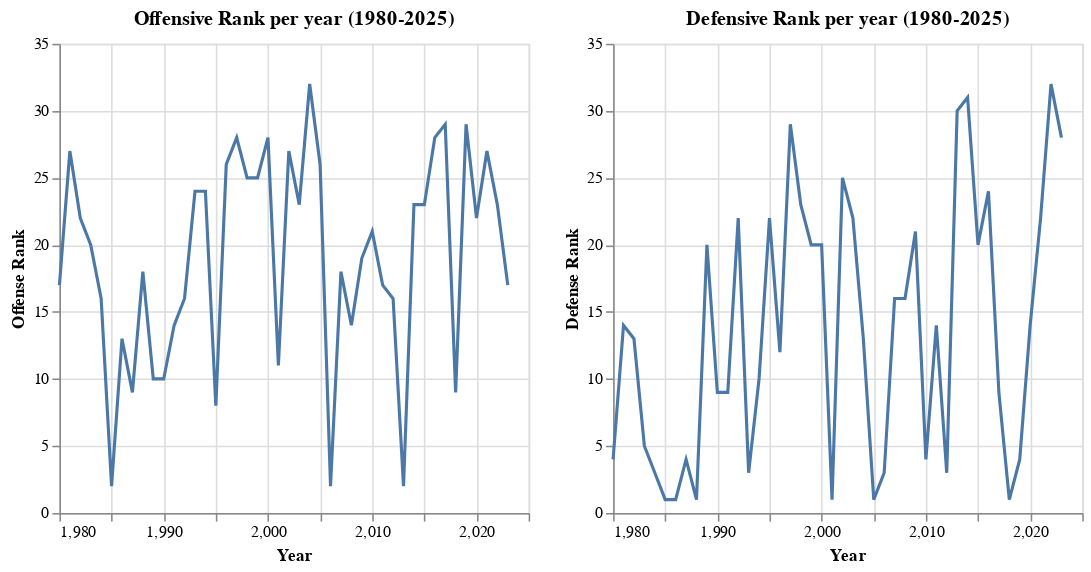

Source (notebook cell):
### Code cell
filtered_data_6 = data[(data['Year'] >= 1980) & (data['Year'] <= 2025)]

chart_6 = alt.Chart(filtered_data_6).mark_line().encode(
    x=alt.X('Year:Q', scale=alt.Scale(domain=[1980, 2025]), title="Year"),
    y=alt.Y('Pts_Off:Q', title="Offense Rank"),
    #color='Coaches:N',
    tooltip=["Pts_Off", "L", "Div. Finish", "Coaches"]
    ).properties(
    title="Offensive Rank per year (1980-2025)"
)

filtered_data_7 = data[(data['Year'] >= 1980) & (data['Year'] <= 2025)]

chart_7 = alt.Chart(filtered_data_7).mark_line().encode(
    x=alt.X('Year:Q', scale=alt.Scale(domain=[1980, 2025]), title="Year"),
    y=alt.Y('Pts_Def:Q', title="Defense Rank"),
    #color='Coaches:N',
    tooltip=["Pts_Def", "L", "Div. Finish", "Coaches"]
    ).properties(
    title="Defensive Rank per year (1980-2025)"
)
chart_6|chart_7

### Figure 1 — Vega-Lite specification as saved in the notebook (floating-point values rounded to 4 significant figures)
{"config": {"view": {"continuousWidth": 300, "continuousHeight": 300}}, "hconcat": [{"data": {"name": "data-1c1bbd5b433a0bfe94a175ce24538de1"}, "mark": {"type": "line"}, "encoding": {"tooltip": [{"field": "Pts_Off", "type": "quantitative"}, {"field": "L", "type": "quantitative"}, {"field": "Div. Finish", "type": "nominal"}, {"field": "Coaches", "type": "nominal"}], "x": {"field": "Year", "scale": {"domain": [1980, 2025]}, "title": "Year", "type": "quantitative"}, "y": {"field": "Pts_Off", "title": "Offense Rank", "type": "quantitative"}}, "title": "Offensive Rank per year (1980-2025)"}, {"data": {"name": "data-1c1bbd5b433a0bfe94a175ce24538de1"}, "mark": {"type": "line"}, "encoding": {"tooltip": [{"field": "Pts_Def", "type": "quantitative"}, {"field": "L", "type": "quantitative"}, {"field": "Div. Finish", "type": "nominal"}, {"field": "Coaches", "type": "nominal"}], "x": {"field": "Year", "scale": {"domain": [1980, 2025]}, "title": "Year", "type": "quantitative"}, "y": {"field": "Pts_Def", "title": "Defense Rank", "type": "quantitative"}}, "title": "Defensive Rank per year (1980-2025)"}], "$schema": "https://vega.github.io/schema/vega-lite/v5.15.1.json", "datasets": {"data-1c1bbd5b433a0bfe94a175ce24538de1": [{"Year": 2023, "Lg": "NFL", "Tm": "Chicago Bears", "W": 2, "L": 6, "T": 0, "Div. Finish": "4th of 4", "Playoffs": null, "PF": 171, "PA": 218, "PD": -47, "Coaches": "Eberflus", "AV": null, "Passer": "Fields", "Rusher": "Herbert", "Receiver": "Moore", "Pts_Off": 17, "Yds_Off": 19, "Pts_Def": 28, "Yds_Def": 23, "T/G": 25, "Pts±": 25, "Yds±": 18, "out of": 32, "MoV": -5.9, "SoS": -3.9, "SRS": -9.8, "OSRS": -1.6, "DSRS": -8.2}, {"Year": 2022, "Lg": "NFL", "Tm": "Chicago Bears", "W": 3, "L": 14, "T": 0, "Div. Finish": "4th of 4", "Playoffs": null, "PF": 326, "PA": 463, "PD": -137, "Coaches": "Eberflus", "AV": "Fields", "Passer": "Fields", "Rusher": "Fields", "Receiver": "Kmet", "Pts_Off": 23, "Yds_Off": 28, "Pts_Def": 32, "Yds_Def": 29, "T/G": 20, "Pts±": 31, "Yds±": 31, "out of": 32, "MoV": -8.1, "SoS": 1.6, "SRS": -6.4, "OSRS": -2.5, "DSRS": -4.0}, {"Year": 2021, "Lg": "NFL", "Tm": "Chicago Bears", "W": 6, "L": 11, "T": 0, "Div. Finish": "3rd of 4", "Playoffs": null, "PF": 311, "PA": 407, "PD": -96, "Coaches": "Nagy", "AV": "Smith", "Passer": "Fields", "Rusher": "Montgomery", "Receiver": "Mooney", "Pts_Off": 27, "Yds_Off": 24, "Pts_Def": 22, "Yds_Def": 6, "T/G": 29, "Pts±": 24, "Yds±": 20, "out of": 32, "MoV": -5.6, "SoS": 0.5, "SRS": -5.2, "OSRS": -4.9, "DSRS": -0.3}, {"Year": 2020, "Lg": "NFL", "Tm": "Chicago Bears*", "W": 8, "L": 8, "T": 0, "Div. Finish": "2nd of 4", "Playoffs": "Lost WC", "PF": 372, "PA": 370, "PD": 2, "Coaches": "Nagy", "AV": "Smith", "Passer": "Trubisky", "Rusher": "Montgomery", "Receiver": "Robinson", "Pts_Off": 22, "Yds_Off": 26, "Pts_Def": 14, "Yds_Def": 11, "T/G": 23, "Pts±": 15, "Yds±": 20, "out of": 32, "MoV": 0.1, "SoS": 0.1, "SRS": 0.2, "OSRS": -2.2, "DSRS": 2.4}, {"Year": 2019, "Lg": "NFL", "Tm": "Chicago Bears", "W": 8, "L": 8, "T": 0, "Div. Finish": "3rd of 4", "Playoffs": null, "PF": 280, "PA": 298, "PD": -18, "Coaches": "Nagy", "AV": "Mack", "Passer": "Trubisky", "Rusher": "Montgomery", "Receiver": "Robinson", "Pts_Off": 29, "Yds_Off": 29, "Pts_Def": 4, "Yds_Def": 8, "T/G": 15, "Pts±": 19, "Yds±": 21, "out of": 32, "MoV": -1.1, "SoS": 0.2, "SRS": -0.9, "OSRS": -5.4, "DSRS": 4.5}, {"Year": 2018, "Lg": "NFL", "Tm": "Chicago Bears*", "W": 12, "L": 4, "T": 0, "Div. Finish": "1st of 4", "Playoffs": "Lost WC", "PF": 421, "PA": 283, "PD": 138, "Coaches": "Nagy", "AV": "Mack", "Passer": "Trubisky", "Rusher": "Howard", "Receiver": "Robinson", "Pts_Off": 9, "Yds_Off": 21, "Pts_Def": 1, "Yds_Def": 3, "T/G": 3, "Pts±": 4, "Yds±": 5, "out of": 32, "MoV": 8.6, "SoS": -2.3, "SRS": 6.3, "OSRS": 1.5, "DSRS": 4.8}, {"Year": 2017, "Lg": "NFL", "Tm": "Chicago Bears", "W": 5, "L": 11, "T": 0, "Div. Finish": "4th of 4", "Playoffs": null, "PF": 264, "PA": 320, "PD": -56, "Coaches": "Fox", "AV": "Hicks", "Passer": "Trubisky", "Rusher": "Howard", "Receiver": "Wright", "Pts_Off": 29, "Yds_Off": 30, "Pts_Def": 9, "Yds_Def": 10, "T/G": 15, "Pts±": 20, "Yds±": 26, "out of": 32, "MoV": -3.5, "SoS": 2.2, "SRS": -1.3, "OSRS": -4.6, "DSRS": 3.3}, {"Year": 2016, "Lg": "NFL", "Tm": "Chicago Bears", "W": 3, "L": 13, "T": 0, "Div. Finish": "4th of 4", "Playoffs": null, "PF": 279, "PA": 399, "PD": -120, "Coaches": "Fox", "AV": "Howard", "Passer": "Barkley", "Rusher": "Howard", "Receiver": "Meredith", "Pts_Off": 28, "Yds_Off": 15, "Pts_Def": 24, "Yds_Def": 15, "T/G": 31, "Pts±": 28, "Yds±": 12, "out of": 32, "MoV": -7.5, "SoS": 0.0, "SRS": -7.5, "OSRS": -5.2, "DSRS": -2.3}, {"Year": 2015, "Lg": "NFL", "Tm": "Chicago Bears", "W": 6, "L": 10, "T": 0, "Div. Finish": "4th of 4", "Playoffs": null, "PF": 335, "PA": 397, "PD": -62, "Coaches": "Fox", "AV": "Cutler", "Passer": "Cutler", "Rusher": "Forte", "Receiver": "Jeffery", "Pts_Off": 23, "Yds_Off": 21, "Pts_Def": 20, "Yds_Def": 14, "T/G": 19, "Pts±": 21, "Yds±": 16, "out of": 32, "MoV": -3.9, "SoS": 2.6, "SRS": -1.3, "OSRS": -0.1, "DSRS": -1.2}, {"Year": 2014, "Lg": "NFL", "Tm": "Chicago Bears", "W": 5, "L": 11, "T": 0, "Div. Finish": "4th of 4", "Playoffs": null, "PF": 319, "PA": 442, "PD": -123, "Coaches": "Trestman", "AV": "Forte", "Passer": "Cutler", "Rusher": "Forte", "Receiver": "Jeffery", "Pts_Off": 23, "Yds_Off": 21, "Pts_Def": 31, "Yds_Def": 30, "T/G": 22, "Pts±": 27, "Yds±": 28, "out of": 32, "MoV": -7.7, "SoS": 1.0, "SRS": -6.7, "OSRS": -2.0, "DSRS": -4.7}, {"Year": 2013, "Lg": "NFL", "Tm": "Chicago Bears", "W": 8, "L": 8, "T": 0, "Div. Finish": "2nd of 4", "Playoffs": null, "PF": 445, "PA": 478, "PD": -33, "Coaches": "Trestman", "AV": "Forte", "Passer": "Cutler", "Rusher": "Forte", "Receiver": "Jeffery", "Pts_Off": 2, "Yds_Off": 8, "Pts_Def": 30, "Yds_Def": 30, "T/G": 11, "Pts±": 21, "Yds±": 19, "out of": 32, "MoV": -2.1, "SoS": -2.1, "SRS": -4.1, "OSRS": 3.0, "DSRS": -7.1}, {"Year": 2012, "Lg": "NFL", "Tm": "Chicago Bears", "W": 10, "L": 6, "T": 0, "Div. Finish": "3rd of 4", "Playoffs": null, "PF": 375, "PA": 277, "PD": 98, "Coaches": "Smith", "AV": "Tillman", "Passer": "Cutler", "Rusher": "Forte", "Receiver": "Marshall", "Pts_Off": 16, "Yds_Off": 28, "Pts_Def": 3, "Yds_Def": 5, "T/G": 2, "Pts±": 6, "Yds±": 16, "out of": 32, "MoV": 6.1, "SoS": 0.8, "SRS": 6.9, "OSRS": 1.0, "DSRS": 6.0}, {"Year": 2011, "Lg": "NFL", "Tm": "Chicago Bears", "W": 8, "L": 8, "T": 0, "Div. Finish": "3rd of 4", "Playoffs": null, "PF": 353, "PA": 341, "PD": 12, "Coaches": "Smith", "AV": "Peppers", "Passer": "Cutler", "Rusher": "Forte", "Receiver": "Knox", "Pts_Off": 17, "Yds_Off": 24, "Pts_Def": 14, "Yds_Def": 17, "T/G": 11, "Pts±": 16, "Yds±": 26, "out of": 32, "MoV": 0.8, "SoS": 0.9, "SRS": 1.7, "OSRS": -1.5, "DSRS": 3.1}, {"Year": 2010, "Lg": "NFL", "Tm": "Chicago Bears*", "W": 11, "L": 5, "T": 0, "Div. Finish": "1st of 4", "Playoffs": "Lost Conf", "PF": 334, "PA": 286, "PD": 48, "Coaches": "Smith", "AV": "Peppers", "Passer": "Cutler", "Rusher": "Forte", "Receiver": "Knox", "Pts_Off": 21, "Yds_Off": 30, "Pts_Def": 4, "Yds_Def": 9, "T/G": 11, "Pts±": 10, "Yds±": 22, "out of": 32, "MoV": 3.0, "SoS": 1.1, "SRS": 4.1, "OSRS": -0.6, "DSRS": 4.7}, {"Year": 2009, "Lg": "NFL", "Tm": "Chicago Bears", "W": 7, "L": 9, "T": 0, "Div. Finish": "3rd of 4", "Playoffs": null, "PF": 327, "PA": 375, "PD": -48, "Coaches": "Smith", "AV": "Cutler", "Passer": "Cutler", "Rusher": "Forte", "Receiver": "Hester", "Pts_Off": 19, "Yds_Off": 23, "Pts_Def": 21, "Yds_Def": 17, "T/G": 23, "Pts±": 21, "Yds±": 23, "out of": 32, "MoV": -3.0, "SoS": -0.9, "SRS": -3.9, "OSRS": -1.9, "DSRS": -2.0}, {"Year": 2008, "Lg": "NFL", "Tm": "Chicago Bears", "W": 9, "L": 7, "T": 0, "Div. Finish": "2nd of 4", "Playoffs": null, "PF": 375, "PA": 350, "PD": 25, "Coaches": "Smith", "AV": "Briggs", "Passer": "Orton", "Rusher": "Forte", "Receiver": "Hester", "Pts_Off": 14, "Yds_Off": 26, "Pts_Def": 16, "Yds_Def": 21, "T/G": 8, "Pts±": 17, "Yds±": 25, "out of": 32, "MoV": 1.6, "SoS": 0.5, "SRS": 2.1, "OSRS": 1.1, "DSRS": 1.0}, {"Year": 2007, "Lg": "NFL", "Tm": "Chicago Bears", "W": 7, "L": 9, "T": 0, "Div. Finish": "4th of 4", "Playoffs": null, "PF": 334, "PA": 348, "PD": -14, "Coaches": "Smith", "AV": "Urlacher", "Passer": "Griese", "Rusher": "Benson", "Receiver": "Berrian", "Pts_Off": 18, "Yds_Off": 27, "Pts_Def": 16, "Yds_Def": 28, "T/G": 17, "Pts±": 20, "Yds±": 30, "out of": 32, "MoV": -0.9, "SoS": 2.1, "SRS": 1.2, "OSRS": -0.2, "DSRS": 1.4}, {"Year": 2006, "Lg": "NFL", "Tm": "Chicago Bears*", "W": 13, "L": 3, "T": 0, "Div. Finish": "1st of 4", "Playoffs": "Lost SB", "PF": 427, "PA": 255, "PD": 172, "Coaches": "Smith", "AV": "Urlacher", "Passer": "Grossman", "Rusher": "Jones", "Receiver": "Muhammad", "Pts_Off": 2, "Yds_Off": 15, "Pts_Def": 3, "Yds_Def": 5, "T/G": 4, "Pts±": 2, "Yds±": 10, "out of": 32, "MoV": 10.8, "SoS": -2.9, "SRS": 7.9, "OSRS": 4.9, "DSRS": 3.0}, {"Year": 2005, "Lg": "NFL", "Tm": "Chicago Bears*", "W": 11, "L": 5, "T": 0, "Div. Finish": "1st of 4", "Playoffs": "Lost Div", "PF": 260, "PA": 202, "PD": 58, "Coaches": "Smith", "AV": "Briggs", "Passer": "Orton", "Rusher": "Jones", "Receiver": "Muhammad", "Pts_Off": 26, "Yds_Off": 29, "Pts_Def": 1, "Yds_Def": 2, "T/G": 11, "Pts±": 12, "Yds±": 25, "out of": 32, "MoV": 3.6, "SoS": -2.2, "SRS": 1.4, "OSRS": -5.2, "DSRS": 6.6}, {"Year": 2004, "Lg": "NFL", "Tm": "Chicago Bears", "W": 5, "L": 11, "T": 0, "Div. Finish": "4th of 4", "Playoffs": null, "PF": 231, "PA": 331, "PD": -100, "Coaches": "Smith", "AV": "Briggs", "Passer": "Hutchinson", "Rusher": "Jones", "Receiver": "Terrell", "Pts_Off": 32, "Yds_Off": 32, "Pts_Def": 13, "Yds_Def": 21, "T/G": 23, "Pts±": 28, "Yds±": 32, "out of": 32, "MoV": -6.3, "SoS": -2.0, "SRS": -8.2, "OSRS": -8.5, "DSRS": 0.3}, {"Year": 2003, "Lg": "NFL", "Tm": "Chicago Bears", "W": 7, "L": 9, "T": 0, "Div. Finish": "3rd of 4", "Playoffs": null, "PF": 283, "PA": 346, "PD": -63, "Coaches": "Jauron", "AV": "Azumah", "Passer": "Stewart", "Rusher": "Thomas", "Receiver": "Booker", "Pts_Off": 23, "Yds_Off": 28, "Pts_Def": 22, "Yds_Def": 14, "T/G": 27, "Pts±": 23, "Yds±": 26, "out of": 32, "MoV": -3.9, "SoS": 0.4, "SRS": -3.5, "OSRS": -4.2, "DSRS": 0.7}, {"Year": 2002, "Lg": "NFL", "Tm": "Chicago Bears", "W": 4, "L": 12, "T": 0, "Div. Finish": "3rd of 4", "Playoffs": null, "PF": 281, "PA": 379, "PD": -98, "Coaches": "Jauron", "AV": "Urlacher", "Passer": "Miller", "Rusher": "Thomas", "Receiver": "Booker", "Pts_Off": 27, "Yds_Off": 29, "Pts_Def": 25, "Yds_Def": 25, "T/G": 23, "Pts±": 27, "Yds±": 29, "out of": 32, "MoV": -6.1, "SoS": 0.9, "SRS": -5.3, "OSRS": -4.4, "DSRS": -0.9}, {"Year": 2001, "Lg": "NFL", "Tm": "Chicago Bears*", "W": 13, "L": 3, "T": 0, "Div. Finish": "1st of 5", "Playoffs": "Lost Div", "PF": 338, "PA": 203, "PD": 135, "Coaches": "Jauron", "AV": "Urlacher", "Passer": "Miller", "Rusher": "Thomas", "Receiver": "Booker", "Pts_Off": 11, "Yds_Off": 26, "Pts_Def": 1, "Yds_Def": 15, "T/G": 4, "Pts±": 3, "Yds±": 21, "out of": 31, "MoV": 8.4, "SoS": -0.5, "SRS": 7.9, "OSRS": 0.9, "DSRS": 7.1}, {"Year": 2000, "Lg": "NFL", "Tm": "Chicago Bears", "W": 5, "L": 11, "T": 0, "Div. Finish": "5th of 5", "Playoffs": null, "PF": 216, "PA": 355, "PD": -139, "Coaches": "Jauron", "AV": "Urlacher", "Passer": "McNown", "Rusher": "Allen", "Receiver": "Robinson", "Pts_Off": 28, "Yds_Off": 23, "Pts_Def": 20, "Yds_Def": 16, "T/G": 23, "Pts±": 26, "Yds±": 23, "out of": 31, "MoV": -8.7, "SoS": 2.4, "SRS": -6.3, "OSRS": -6.4, "DSRS": 0.1}, {"Year": 1999, "Lg": "NFL", "Tm": "Chicago Bears", "W": 6, "L": 10, "T": 0, "Div. Finish": "5th of 5", "Playoffs": null, "PF": 272, "PA": 341, "PD": -69, "Coaches": "Jauron", "AV": "Robinson", "Passer": "Matthews", "Rusher": "Enis", "Receiver": "Robinson", "Pts_Off": 25, "Yds_Off": 8, "Pts_Def": 20, "Yds_Def": 29, "T/G": 17, "Pts±": 24, "Yds±": 20, "out of": 31, "MoV": -4.3, "SoS": 2.3, "SRS": -2.0, "OSRS": -3.0, "DSRS": 1.0}, {"Year": 1998, "Lg": "NFL", "Tm": "Chicago Bears", "W": 4, "L": 12, "T": 0, "Div. Finish": "5th of 5", "Playoffs": null, "PF": 276, "PA": 368, "PD": -92, "Coaches": "Wannstedt", "AV": "Engram", "Passer": "Kramer", "Rusher": "Bennett", "Receiver": "Engram", "Pts_Off": 25, "Yds_Off": 21, "Pts_Def": 23, "Yds_Def": 14, "T/G": 22, "Pts±": 24, "Yds±": 18, "out of": 30, "MoV": -5.8, "SoS": 2.0, "SRS": -3.7, "OSRS": -3.4, "DSRS": -0.3}, {"Year": 1997, "Lg": "NFL", "Tm": "Chicago Bears", "W": 4, "L": 12, "T": 0, "Div. Finish": "5th of 5", "Playoffs": null, "PF": 263, "PA": 421, "PD": -158, "Coaches": "Wannstedt", "AV": "Minter", "Passer": "Kramer", "Rusher": "Harris", "Receiver": "Proehl", "Pts_Off": 28, "Yds_Off": 17, "Pts_Def": 29, "Yds_Def": 12, "T/G": 26, "Pts±": 29, "Yds±": 11, "out of": 30, "MoV": -9.9, "SoS": 1.4, "SRS": -8.5, "OSRS": -3.1, "DSRS": -5.3}, {"Year": 1996, "Lg": "NFL", "Tm": "Chicago Bears", "W": 7, "L": 9, "T": 0, "Div. Finish": "3rd of 5", "Playoffs": null, "PF": 283, "PA": 305, "PD": -22, "Coaches": "Wannstedt", "AV": "Conway", "Passer": "Krieg", "Rusher": "Harris", "Receiver": "Conway", "Pts_Off": 26, "Yds_Off": 21, "Pts_Def": 12, "Yds_Def": 12, "T/G": 14, "Pts±": 19, "Yds±": 14, "out of": 30, "MoV": -1.4, "SoS": 1.1, "SRS": -0.2, "OSRS": -1.4, "DSRS": 1.2}, {"Year": 1995, "Lg": "NFL", "Tm": "Chicago Bears", "W": 9, "L": 7, "T": 0, "Div. Finish": "3rd of 5", "Playoffs": null, "PF": 392, "PA": 360, "PD": 32, "Coaches": "Wannstedt", "AV": "Kramer", "Passer": "Kramer", "Rusher": "Salaam", "Receiver": "Graham", "Pts_Off": 8, "Yds_Off": 9, "Pts_Def": 22, "Yds_Def": 19, "T/G": 9, "Pts±": 9, "Yds±": 12, "out of": 30, "MoV": 2.0, "SoS": 0.3, "SRS": 2.3, "OSRS": 3.1, "DSRS": -0.8}, {"Year": 1994, "Lg": "NFL", "Tm": "Chicago Bears*", "W": 9, "L": 7, "T": 0, "Div. Finish": "4th of 5", "Playoffs": "Lost Div", "PF": 271, "PA": 307, "PD": -36, "Coaches": "Wannstedt", "AV": "Zorich", "Passer": "Walsh", "Rusher": "Tillman", "Receiver": "Graham", "Pts_Off": 24, "Yds_Off": 23, "Pts_Def": 10, "Yds_Def": 13, "T/G": 20, "Pts±": 18, "Yds±": 15, "out of": 28, "MoV": -2.3, "SoS": 0.3, "SRS": -1.9, "OSRS": -3.2, "DSRS": 1.3}, {"Year": 1993, "Lg": "NFL", "Tm": "Chicago Bears", "W": 7, "L": 9, "T": 0, "Div. Finish": "4th of 5", "Playoffs": null, "PF": 234, "PA": 230, "PD": 4, "Coaches": "Wannstedt", "AV": "Woolford", "Passer": "Harbaugh", "Rusher": "Anderson", "Receiver": "Waddle", "Pts_Off": 24, "Yds_Off": 28, "Pts_Def": 3, "Yds_Def": 4, "T/G": 14, "Pts±": 14, "Yds±": 26, "out of": 28, "MoV": 0.3, "SoS": -0.5, "SRS": -0.2, "OSRS": -4.6, "DSRS": 4.3}, {"Year": 1992, "Lg": "NFL", "Tm": "Chicago Bears", "W": 5, "L": 11, "T": 0, "Div. Finish": "4th of 5", "Playoffs": null, "PF": 295, "PA": 361, "PD": -66, "Coaches": "Ditka", "AV": "Harbaugh", "Passer": "Harbaugh", "Rusher": "Anderson", "Receiver": "Davis", "Pts_Off": 16, "Yds_Off": 8, "Pts_Def": 22, "Yds_Def": 17, "T/G": 19, "Pts±": 18, "Yds±": 13, "out of": 28, "MoV": -4.1, "SoS": 0.6, "SRS": -3.5, "OSRS": -0.2, "DSRS": -3.3}, {"Year": 1991, "Lg": "NFL", "Tm": "Chicago Bears*", "W": 11, "L": 5, "T": 0, "Div. Finish": "2nd of 5", "Playoffs": "Lost WC", "PF": 299, "PA": 269, "PD": 30, "Coaches": "Ditka", "AV": "Singletary", "Passer": "Harbaugh", "Rusher": "Anderson", "Receiver": "Davis", "Pts_Off": 14, "Yds_Off": 11, "Pts_Def": 9, "Yds_Def": 4, "T/G": 19, "Pts±": 11, "Yds±": 7, "out of": 28, "MoV": 1.9, "SoS": -1.0, "SRS": 0.8, "OSRS": -1.2, "DSRS": 2.0}, {"Year": 1990, "Lg": "NFL", "Tm": "Chicago Bears*", "W": 11, "L": 5, "T": 0, "Div. Finish": "1st of 5", "Playoffs": "Lost Div", "PF": 348, "PA": 280, "PD": 68, "Coaches": "Ditka", "AV": "Dent", "Passer": "Harbaugh", "Rusher": "Anderson", "Receiver": "Davis", "Pts_Off": 10, "Yds_Off": 13, "Pts_Def": 9, "Yds_Def": 6, "T/G": 3, "Pts±": 10, "Yds±": 9, "out of": 28, "MoV": 4.3, "SoS": -0.8, "SRS": 3.4, "OSRS": 0.1, "DSRS": 3.3}, {"Year": 1989, "Lg": "NFL", "Tm": "Chicago Bears", "W": 6, "L": 10, "T": 0, "Div. Finish": "4th of 5", "Playoffs": null, "PF": 358, "PA": 377, "PD": -19, "Coaches": "Ditka", "AV": "Hilgenberg", "Passer": "Tomczak", "Rusher": "Anderson", "Receiver": "Morris", "Pts_Off": 10, "Yds_Off": 10, "Pts_Def": 20, "Yds_Def": 25, "T/G": 19, "Pts±": 16, "Yds±": 19, "out of": 28, "MoV": -1.2, "SoS": 1.2, "SRS": 0.0, "OSRS": 1.8, "DSRS": -1.8}, {"Year": 1988, "Lg": "NFL", "Tm": "Chicago Bears*", "W": 12, "L": 4, "T": 0, "Div. Finish": "1st of 5", "Playoffs": "Lost Conf", "PF": 312, "PA": 215, "PD": 97, "Coaches": "Ditka", "AV": "Singletary", "Passer": "McMahon", "Rusher": "Anderson", "Receiver": "McKinnon", "Pts_Off": 18, "Yds_Off": 11, "Pts_Def": 1, "Yds_Def": 2, "T/G": 12, "Pts±": 4, "Yds±": 3, "out of": 28, "MoV": 6.1, "SoS": 0.5, "SRS": 6.6, "OSRS": 0.0, "DSRS": 6.6}, {"Year": 1987, "Lg": "NFL", "Tm": "Chicago Bears*", "W": 11, "L": 4, "T": 0, "Div. Finish": "1st of 5", "Playoffs": "Lost Div", "PF": 356, "PA": 282, "PD": 74, "Coaches": "Ditka", "AV": "McMichael", "Passer": "McMahon", "Rusher": "Anderson", "Receiver": "Gault", "Pts_Off": 9, "Yds_Off": 12, "Pts_Def": 4, "Yds_Def": 2, "T/G": 27, "Pts±": 6, "Yds±": 4, "out of": 28, "MoV": 4.9, "SoS": -1.1, "SRS": 3.8, "OSRS": 1.5, "DSRS": 2.3}, {"Year": 1986, "Lg": "NFL", "Tm": "Chicago Bears*", "W": 14, "L": 2, "T": 0, "Div. Finish": "1st of 5", "Playoffs": "Lost Div", "PF": 352, "PA": 187, "PD": 165, "Coaches": "Ditka", "AV": "Marshall", "Passer": "Tomczak", "Rusher": "Payton", "Receiver": "Gault", "Pts_Off": 13, "Yds_Off": 7, "Pts_Def": 1, "Yds_Def": 1, "T/G": 14, "Pts±": 1, "Yds±": 1, "out of": 28, "MoV": 10.3, "SoS": -2.7, "SRS": 7.6, "OSRS": -0.1, "DSRS": 7.7}, {"Year": 1985, "Lg": "NFL", "Tm": "Chicago Bears*", "W": 15, "L": 1, "T": 0, "Div. Finish": "1st of 5", "Playoffs": "Won SB", "PF": 456, "PA": 198, "PD": 258, "Coaches": "Ditka", "AV": "Dent", "Passer": "McMahon", "Rusher": "Payton", "Receiver": "Gault", "Pts_Off": 2, "Yds_Off": 7, "Pts_Def": 1, "Yds_Def": 1, "T/G": 1, "Pts±": 1, "Yds±": 1, "out of": 28, "MoV": 16.1, "SoS": -0.2, "SRS": 15.9, "OSRS": 6.5, "DSRS": 9.4}, {"Year": 1984, "Lg": "NFL", "Tm": "Chicago Bears*", "W": 10, "L": 6, "T": 0, "Div. Finish": "1st of 5", "Playoffs": "Lost Conf", "PF": 325, "PA": 248, "PD": 77, "Coaches": "Ditka", "AV": "Hampton", "Passer": "McMahon", "Rusher": "Payton", "Receiver": "Gault", "Pts_Off": 16, "Yds_Off": 7, "Pts_Def": 3, "Yds_Def": 1, "T/G": 10, "Pts±": 9, "Yds±": 1, "out of": 28, "MoV": 4.8, "SoS": -0.1, "SRS": 4.7, "OSRS": -1.7, "DSRS": 6.4}, {"Year": 1983, "Lg": "NFL", "Tm": "Chicago Bears", "W": 8, "L": 8, "T": 0, "Div. Finish": "3rd of 5", "Playoffs": null, "PF": 311, "PA": 301, "PD": 10, "Coaches": "Ditka", "AV": "Singletary", "Passer": "McMahon", "Rusher": "Payton", "Receiver": "Gault", "Pts_Off": 20, "Yds_Off": 6, "Pts_Def": 5, "Yds_Def": 8, "T/G": 12, "Pts±": 12, "Yds±": 5, "out of": 28, "MoV": 0.6, "SoS": -1.7, "SRS": -1.1, "OSRS": -2.5, "DSRS": 1.5}, {"Year": 1982, "Lg": "NFL", "Tm": "Chicago Bears", "W": 3, "L": 6, "T": 0, "Div. Finish": "5th of 5", "Playoffs": null, "PF": 141, "PA": 174, "PD": -33, "Coaches": "Ditka", "AV": "Hampton", "Passer": "McMahon", "Rusher": "Payton", "Receiver": "Moorehead", "Pts_Off": 22, "Yds_Off": 26, "Pts_Def": 13, "Yds_Def": 16, "T/G": 13, "Pts±": 22, "Yds±": 25, "out of": 28, "MoV": -3.7, "SoS": -1.7, "SRS": -5.4, "OSRS": -4.2, "DSRS": -1.2}, {"Year": 1981, "Lg": "NFL", "Tm": "Chicago Bears", "W": 6, "L": 10, "T": 0, "Div. Finish": "5th of 5", "Playoffs": null, "PF": 253, "PA": 324, "PD": -71, "Coaches": "Armstrong", "AV": "Fencik", "Passer": "Evans", "Rusher": "Payton", "Receiver": "Margerum", "Pts_Off": 27, "Yds_Off": 26, "Pts_Def": 14, "Yds_Def": 19, "T/G": 15, "Pts±": 23, "Yds±": 25, "out of": 28, "MoV": -4.4, "SoS": 1.6, "SRS": -2.9, "OSRS": -4.4, "DSRS": 1.5}, {"Year": 1980, "Lg": "NFL", "Tm": "Chicago Bears", "W": 7, "L": 9, "T": 0, "Div. Finish": "3rd of 5", "Playoffs": null, "PF": 304, "PA": 264, "PD": 40, "Coaches": "Armstrong", "AV": "Payton", "Passer": "Evans", "Rusher": "Payton", "Receiver": "Scott", "Pts_Off": 17, "Yds_Off": 24, "Pts_Def": 4, "Yds_Def": 10, "T/G": 21, "Pts±": 12, "Yds±": 15, "out of": 28, "MoV": 2.5, "SoS": -1.1, "SRS": 1.4, "OSRS": -1.2, "DSRS": 2.6}]}}
